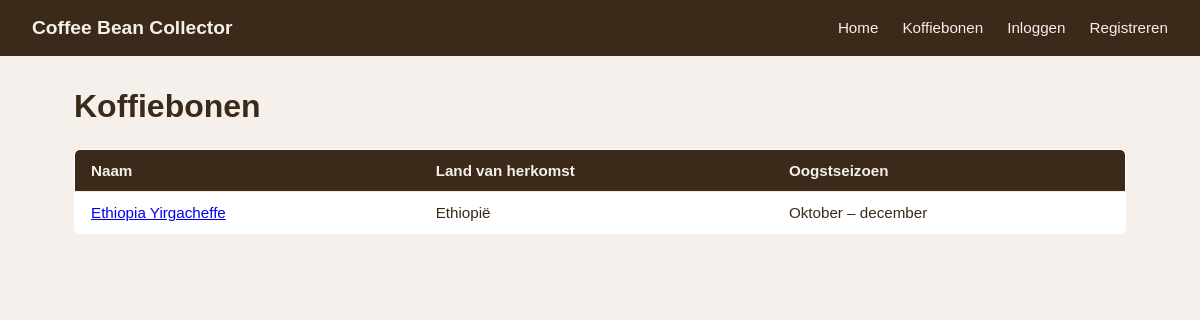
/bonen/, run on the app's committed database.
### base/models.py (models this page shows, shortened)
class Bean(models.Model):
    name = models.CharField(max_length=255)
    country_of_origin = models.CharField(max_length=255)
    roaster = models.CharField(max_length=255, blank=True, default='')
    harvest_season = models.CharField(max_length=255)
    in_season = models.BooleanField(default=True)
    approved = models.BooleanField(default=False)
    approved_by = models.ForeignKey(
        User, null=True, blank=True, on_delete=models.SET_NULL, related_name='approved_beans'
    )

### base/views.py (the view)
# urls.py: path('bonen/', views.bean_list, name='bean_list'),
def bean_list(request):
    from .models import Bean
    beans = Bean.objects.filter(approved=True).order_by('name')
    pending_count = Bean.objects.filter(approved=False).count() if request.user.is_staff else 0
    return render(request, 'base/bean_list.html', {'beans': beans, 'pending_count': pending_count})

### base/templates/base/bean_list.html (shortened to what this page needs)
{% extends "base.html" %}
{% block content %}
<div class="bean-list-container">
    <div class="bean-list-header">
        <h1>Koffiebonen</h1>
    </div>
    {% if beans %}
        <table class="bean-table">
            <thead>
                <tr>
                    <th>Naam</th>
                    <th>Land van herkomst</th>
                    <th>Oogstseizoen</th>
                </tr>
            </thead>
            <tbody>
                {% for bean in beans %}
                    <tr>
                        <td><a href="{% url 'bean_detail' bean.pk %}">{{ bean.name }}</a></td>
                        <td>{{ bean.country_of_origin }}</td>
                        <td>{{ bean.harvest_season }}</td>
                    </tr>
                {% endfor %}
            </tbody>
        </table>
    {% else %}
        <p>Er zijn nog geen goedgekeurde koffiebonen.</p>
    {% endif %}
</div>
{% endblock %}

### base/static/base/css/style.css (style rules this page uses)
* { margin: 0; padding: 0; box-sizing: border-box; }
body { font-family: Arial, sans-serif; background-color: #f5f0eb; color: #3b2a1a; }
.bean-list-header { display: flex; justify-content: space-between; align-items: center; margin-bottom: 1.5rem; }
.bean-table { width: 100%; border-collapse: collapse; background-color: #fff; border-radius: 6px; overflow: hidden; border: 1px solid #d9cdbf; }
.bean-table th, .bean-table td { padding: 0.75rem 1rem; text-align: left; font-size: 0.95rem; border-bottom: 1px solid #f0e8dc; }
.bean-table th { background-color: #3b2a1a; color: #f5f0eb; font-weight: bold; }
.bean-table tr:last-child td { border-bottom: none; }

### data on the page
Bean: name "Ethiopia Yirgacheffe", country_of_origin "Ethiopië", harvest_season "Oktober – december"
